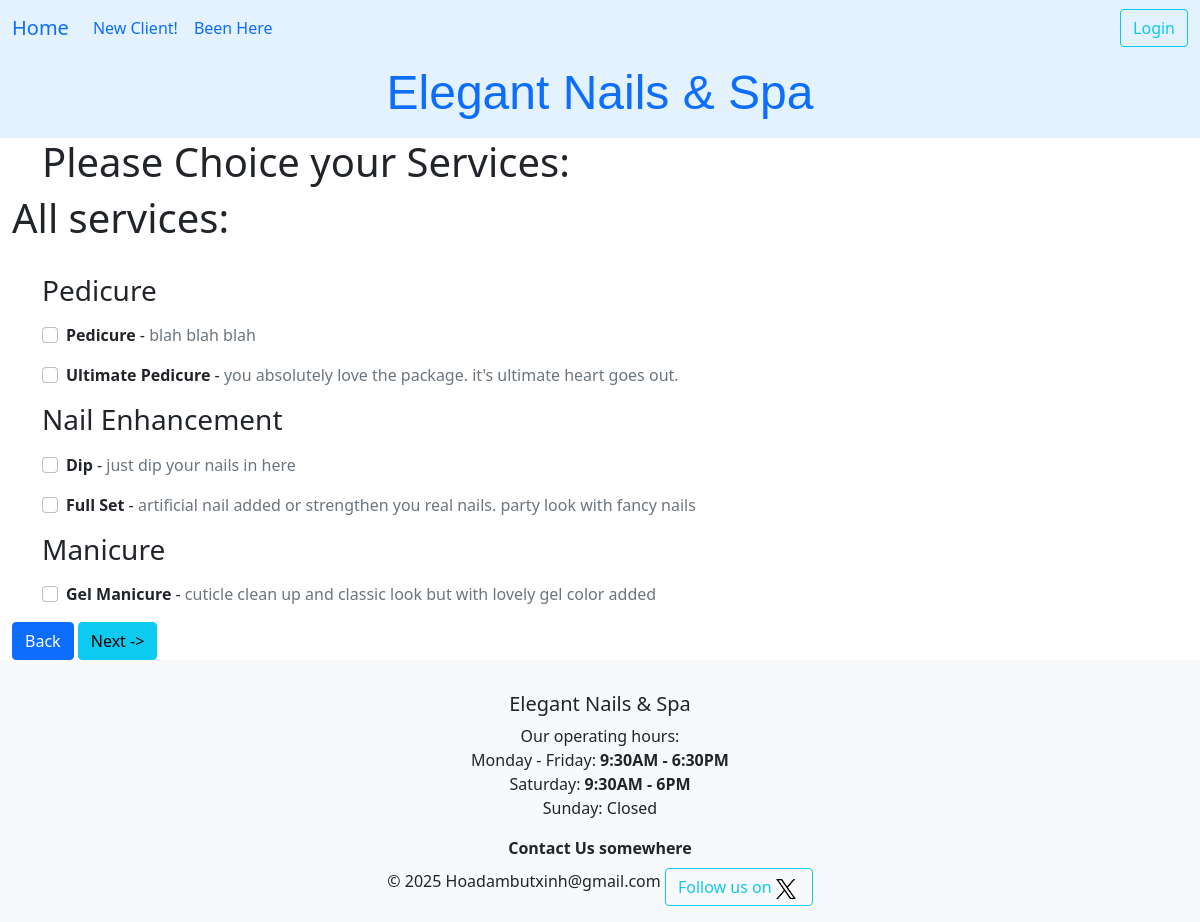
The app's page /dathen/services_choice/ with its own data.
### ledger/models.py (models this page shows, shortened)
class Service(models.Model):
    class Category(models.TextChoices):
        nail = "Nail Enhancement"
        mani = "Manicure"
        fix = "Fix"
        wax = "Wax"
        pedi = "Pedicure"
    service = models.CharField(max_length=30)
    price = models.FloatField()
    time_perform = models.DurationField(default=timezone.timedelta(minutes=45))
    description = models.CharField(max_length=800, null=True, blank=True)
    owner = models.ForeignKey(settings.AUTH_USER_MODEL, on_delete=models.CASCADE)
    category = models.CharField(choices=Category.choices, max_length=20, default=Category.nail, help_text="Choose one of the categories.")
    def __str__(self) -> str:
        return self.service
    class Meta:
        unique_together = ('service','price')
        ordering = ['price']

### datHen/views.py (the view)
# urls.py: path('services_choice/', views.ChoiceServicesView.as_view(), name='service_choice' ),
class ChoiceServicesView(View):
    template = 'datHen/services_choice.html'
    def get(self, request):
        serviceForm = ServicesChoiceForm(request.GET)
        request.session['date'] = request.GET.get('day_comes')
        cont = {
            'form': serviceForm
        }
        return render(request, self.template, cont)

### datHen/forms.py
class ServicesChoiceForm(forms.Form):
    dichvu = forms.ModelMultipleChoiceField(queryset=Service.objects.all().order_by('category'),
                                              widget=forms.CheckboxSelectMultiple,
                                              label = "")

### datHen/templates/datHen/services_choice.html (shortened to what this page needs)
{% extends 'base.html' %}
{% load crispy_forms_tags %}
{% block headding %}
    <h1 class='title'>Please Choice your Services:</h1>
{% endblock headding %}
{% block content %}
    <h1>All services:</h1>
    <form action="{% url 'datHen:third_step' %}" method='get' id="ser_item">
        <div class="table-responsive">
            <div class="container mt-4">
                <h3>Pedicure</h3>
                {% for choice in form.dichvu.field.queryset %}
                    {% if choice.category == "Pedicure" %}
                    <p class="card-text">
                        <div class="form-check">
                            <label class="form-check-label">
                                <input type="checkbox" name="dichvu" value="{{ choice.id }}" class="form-check-input">
                                <strong>{{ choice | title }}</strong> -
                                    <span class="text-secondary">{{ choice.description }} </span>
                            </label>
                        </div>
                        </p>{% endif %}
                        {% endfor %}
                        <h3>Nail Enhancement</h3>
                        {% for choice in form.dichvu.field.queryset %}
                        {% if choice.category == "Nail Enhancement" %}
                        <p class="card-text">
                            <div class="form-check">
                                <label class="form-check-label">
                                    <input type="checkbox" name="dichvu" value="{{ choice.id }}" class="form-check-input">
                                    <strong>{{ choice | title }}</strong> -
                                        <span class="text-secondary">{{ choice.description }} </span>
                                </label>
                            </div>
                            </p>{% endif %}
                            {% endfor %}
                            <h3>Manicure</h3>
                            {% for choice in form.dichvu.field.queryset %}
                            {% if choice.category == "Manicure" %}
                        <p class="card-text">
                            <div class="form-check">
                                <label class="form-check-label">
                                    <input type="checkbox" name="dichvu" value="{{ choice.id }}" class="form-check-input">
                                    <strong>{{ choice | title }}</strong> -
                                        <span class="text-secondary">{{ choice.description }} </span>
                                </label>
                            </div>
                            </p>
                            {% endif %}
                            {% endfor %}
            </div>
              <input type='submit' onclick="window.location='{% url "datHen:first_step" %}'; return false; " value='Back' class="btn btn-primary">
            <input type='submit' value='Next ->' class="btn btn-info" >
        </div>
    </form>
{% endblock content %}
{% block footer %}
    <strong>Contact Us somewhere</strong>
{% endblock footer %}

### records on screen
Service: service "Pedicure", description "blah blah blah"
Service: service "Ultimate Pedicure", description "you absolutely love the package. it's ultimate heart goes out."
Service: service "Dip", description "just dip your nails in here"
Service: service "Full Set", description "artificial nail added or strengthen you real nails. party look with fancy nails"
Service: service "Gel Manicure", description "cuticle clean up and classic look but with lovely gel color added"
